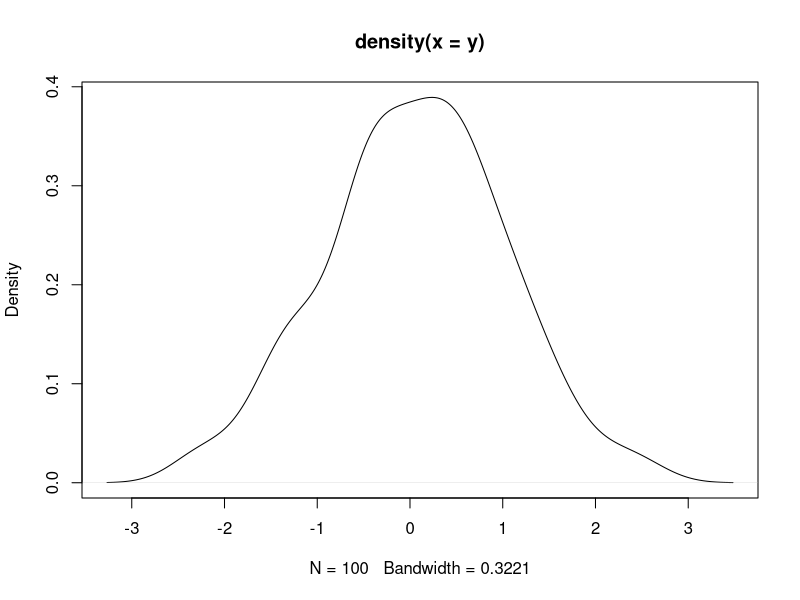

The R source for this figure: (Note: this script raises an error after producing the figure.)
#3. Take a random sample from the normal distribution, and plot the estimated density function.

y <- rnorm(100)
plot(density(y), type="l")

#Now take repeated samples of size 4, calculate the mean for each such sample, and plot the density.

 av <- numeric(100) # will take 100 means
 for (i in 1:100)
 + av[i] <- mean(rnorm(4))
 + 
 lines(density(av), col="green")

#Repeat the above: taking samples of size 9
 
 av <- numeric(100) # will take 100 means
 for (i in 1:100)
   + av[i] <- mean(rnorm(9))
   + 
 lines(density(av), col="red")

#Repeat the above: taking samples of size 25.
 
 av <- numeric(100) # will take 100 means
 for (i in 1:100)
   + av[i] <- mean(rnorm(25))
   + 
 lines(density(av), col="blue")
 